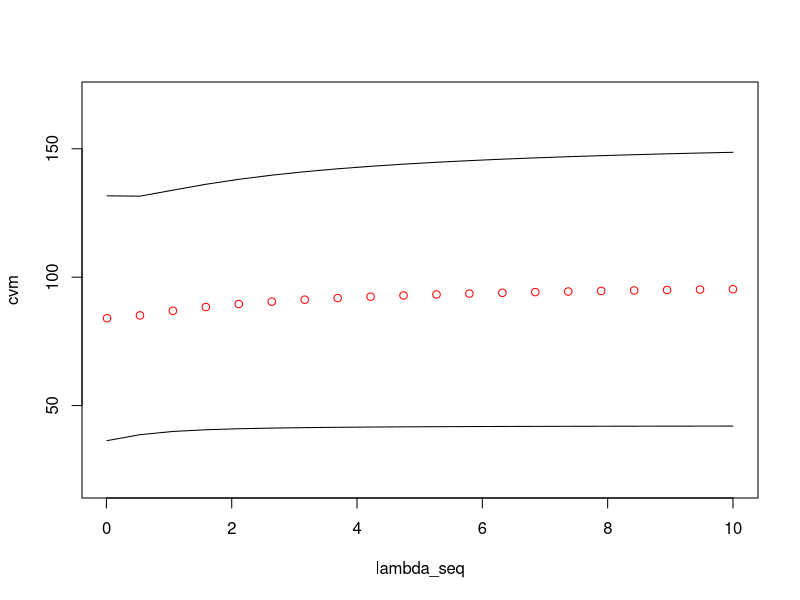

This chart was generated by the following R code:
# Create a toy data example
p = 200
n = 50

# Generate matrix of covariates
library(mnormt)
set.seed(23945)
Sigma = matrix(0.7, p, p) + diag(rep(0.3, p)) # covariance matrix for covariates
X = rmnorm(n, varcov = Sigma)

# Generate response
beta0 = 2 # intercept
sigma = 0.7 # noise standard deviation
beta = runif(p, min = -2, max = 2)
Y = beta0 + X %*% beta + rnorm(n, sd = sigma)


# Split the data into K = 2 folds
# [ToDo] Create idfold vector of length n indicating the fold id, should have 1 or 2 in each position
K <- 5

# idfolds <- sample(K, size = n, replace = TRUE) # non-equal fold sizes
idfolds <- sample(rep(1:K, length.out = n), size = n) # no replacement

# For loop over folds and lambdas
##########################################
lambda_seq = seq(0.01, 10, length.out = 20)
nlambda = length(lambda_seq)
cvm = rep(NA, nlambda) # want to have CV(lambda)
cvse = rep(NA, nlambda) # want to have SE_CV(lambda)
# Feel free to store additional things
# K = 7
cv_folds = matrix(NA, K, nlambda) # fold-specific errors

for (fold in 1:K){
  #[ToDo] Create training data xtrain and ytrain, everything except fold
  xtrain <- X[idfolds != fold, ]
  ytrain <- Y[idfolds != fold]
  
  #[ToDo] Create testing data xtest and ytest, everything in fold
  xtest <- X[idfolds == fold, ]
  ytest <- Y[idfolds == fold]
  
  #[ToDo] Center training data 
  meanY <- mean(ytrain)
  ytrain_centered <- ytrain - meanY
  
  xtrain_centered <- scale(xtrain, scale = FALSE)
  meanX <- colMeans(xtrain)
  
  ntrain <- nrow(xtrain)

  #[ToDo] For loop over lambdas
  for (i in 1:length(lambda_seq)){
    # [ToDo] Calculate ridge solution
    beta <- solve(t(xtrain_centered)%*%xtrain_centered/ntrain + 
                    lambda_seq[i]*diag(p), 
                  t(xtrain_centered)%*%ytrain_centered/ntrain)
    # Get back the intercept: beta0 = barY - bar X^{top}beta
    beta0 <- as.numeric(meanY - crossprod(meanX, beta))
    
    # [ToDo] Complete with anything else you need for cvm and cvse
    cv_folds[fold, i] <- mean((ytest - beta0 - xtest%*%beta)^2)
      }
}

# [ToDo] get cvm and cvse from cv_folds
cvm <- colMeans(cv_folds)
cvse <- apply(cv_folds, 2, FUN = sd)

# Plot the output from above
plot(lambda_seq, cvm, col = "red", ylim = c(20, 170))
lines(lambda_seq, cvm + cvse)
lines(lambda_seq, cvm - cvse)
